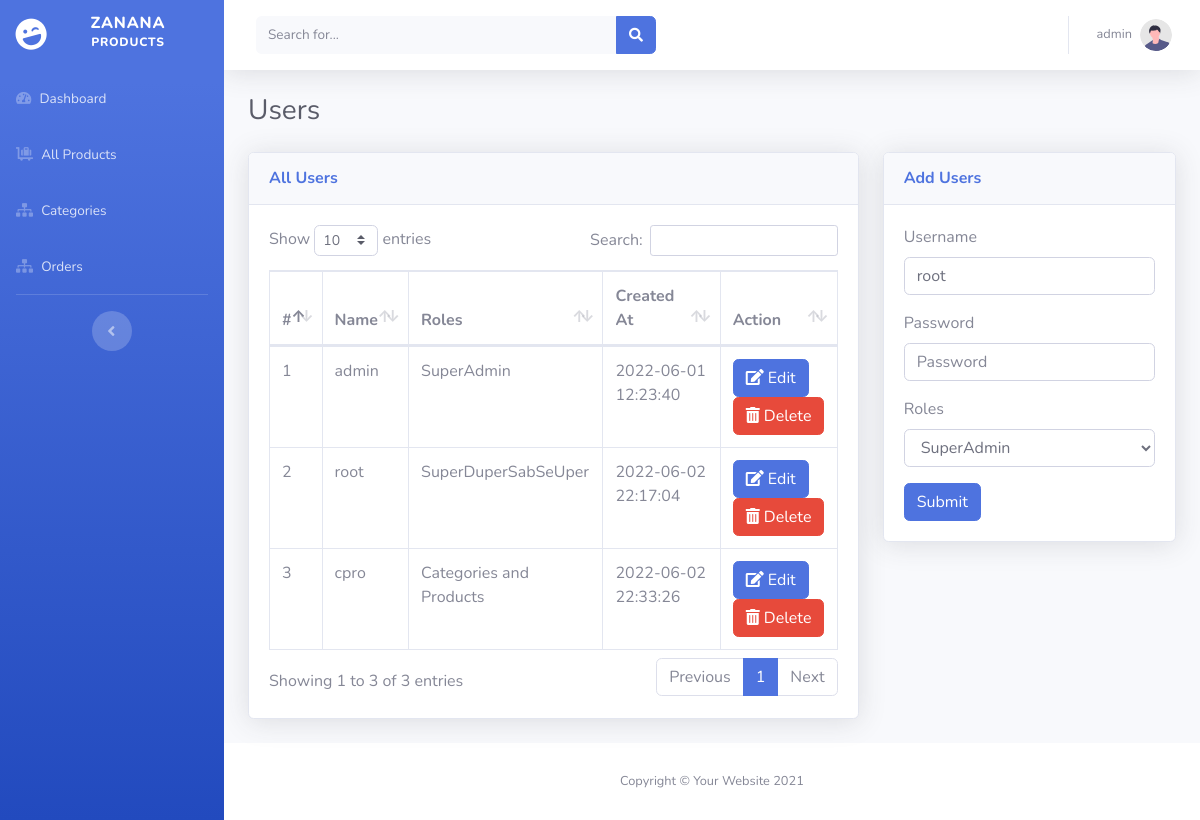
The page /admin/users.php (signed in) on the database its author committed.
### tables this page shows
CREATE TABLE `users` (
  `id` int(11) NOT NULL,
  `username` varchar(255) NOT NULL,
  `password` varchar(255) NOT NULL,
  `role_id` int(11) NOT NULL,
  `created_at` timestamp NOT NULL DEFAULT current_timestamp()
);

CREATE TABLE `roles` (
  `id` int(11) NOT NULL,
  `role_name` varchar(255) NOT NULL,
  `productRead` tinyint(4) NOT NULL DEFAULT 0,
  `productAdd` tinyint(4) NOT NULL DEFAULT 0,
  `productUpdate` tinyint(4) NOT NULL DEFAULT 0,
  `productDelete` tinyint(4) NOT NULL DEFAULT 0,
  `categoryRead` tinyint(4) NOT NULL DEFAULT 0,
  `categoryAdd` tinyint(4) NOT NULL DEFAULT 0,
  `categoryUpdate` tinyint(4) NOT NULL DEFAULT 0,
  `categoryDelete` tinyint(4) NOT NULL DEFAULT 0,
  `userRead` tinyint(4) NOT NULL DEFAULT 0,
  `userAdd` tinyint(4) NOT NULL DEFAULT 0,
  `userUpdate` tinyint(4) NOT NULL DEFAULT 0,
  `userDelete` tinyint(4) NOT NULL DEFAULT 0,
  `roleRead` tinyint(4) NOT NULL DEFAULT 0,
  `roleAdd` tinyint(4) NOT NULL DEFAULT 0,
  `roleUpdate` tinyint(4) NOT NULL DEFAULT 0,
  `roleDelete` tinyint(4) NOT NULL DEFAULT 0,
  `created_at` timestamp NOT NULL DEFAULT current_timestamp()
);

### admin/database/db_connect.php (called while the page is built, shortened)
<?php
    $username = 'root';
    $password = '';
?>

### admin/users.php (the view, shortened to what this page needs)
<?php include './includes/header.php' ?>
<?php include './database/insert_user.php';
$users = $conn->query("SELECT users.id, users.username, users.role_id, users.created_at, roles.role_name FROM users LEFT JOIN roles ON users.role_id = roles.id");
$roles = $conn->query("SELECT id, role_name FROM roles");
?>
                <div class="container-fluid">
                    <div class="d-sm-flex align-items-center justify-content-between mb-4">
                        <h1 class="h3 mb-0 text-gray-800">Users</h1>
                    </div>
                    <div class="row">
                        <div class="col-xl-8 col-lg-7">
                            <div class="card shadow mb-4">
                                <div
                                    class="card-header py-3 d-flex flex-row align-items-center justify-content-between">
                                    <h6 class="m-0 font-weight-bold text-primary">All Users</h6>
                                </div>
                                <div class="card-body">
                                <div class="table-responsive">
                                    <table class="table table-bordered" id="dataTable" width="100%" cellspacing="0">
                                        <thead>
                                            <tr>
                                                <th>#</th>
                                                <th>Name</th>
                                                <th>Roles</th>
                                                <th>Created At</th>
                                                <th>Action</th>
                                            </tr>
                                        </thead>
                                        <tbody>
                                            <?php $num = 1; while($row = $users->fetch_assoc()){ ?>
                                                <tr>
                                                    <td><?php echo $num++ ?></td>
                                                    <td><?php echo $row['username'] ?></td>
                                                    <td><?php echo $row['role_name'] ?></td>
                                                    <td><?php echo $row['created_at'] ?></td>
                                                    <td><a href="./edit-user.php?edit_id=<?php echo $row['id'] ?>" class="btn btn-primary"><i class="fa fa-edit"></i> Edit</a>
                                                    <a href="./database/delete_user.php?delete_id=<?php echo $row['id'] ?>" class="btn btn-danger"><i class="fa fa-trash-alt"></i> Delete</a></td>
                                                </tr>
                                            <?php } ?>
                                        </tbody>
                                    </table>
                            </div>
                                </div>
                            </div>
                        </div>
                        <div class="col-xl-4 col-lg-5">
                            <div class="card shadow mb-4">
                                <div
                                    class="card-header py-3 d-flex flex-row align-items-center justify-content-between">
                                    <h6 class="m-0 font-weight-bold text-primary">Add Users</h6>
                                </div>
                                <div class="card-body">
                                    <form method="POST" action="<?php echo htmlspecialchars($_SERVER['PHP_SELF']) ?>">
                                        <div class="form-group">
                                            <label for="name">Username</label>
                                            <input type="text" id="name" name="username" placeholder="Username" value="<?php echo $username ?? '' ?>" class="form-control">
                                        </div>
                                        <div class="form-group">
                                            <label for="pass">Password</label>
                                            <input type="password" id="pass" name="password" placeholder="Password" value="<?php echo $password ?? '' ?>" class="form-control">
                                        </div>
                                        <div class="form-group">
                                            <label for="roles">Roles</label>
                                            <select name="role" class="form-control" id="roles">
                                                <?php while($row = $roles->fetch_assoc()){ ?>
                                                    <option value="<?php echo $row['id']; ?>"><?php echo $row['role_name']; ?></option>
                                                <?php } ?>
                                            </select>
                                        </div>
                                        <input type="submit" name="submit" class="btn btn-primary">
                                    </form>
                                </div>
                            </div>
                        </div>
                    </div>
                </div>
            </div>
<?php include './includes/footer.php' ?>

### rows shown on the page
users: username "admin", role.role_name "SuperAdmin", created_at "2022-06-01 12:23:40"
users: username "root", role.role_name "SuperDuperSabSeUper", created_at "2022-06-02 22:17:04"
users: username "cpro", role.role_name "Categories and Products", created_at "2022-06-02 22:33:26"

### other values the page prints
$_SESSION['username'] "admin"
form field role "SuperAdmin"
